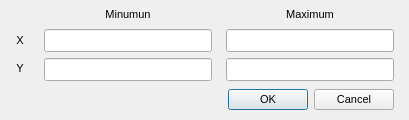
<?xml version="1.0" encoding="UTF-8"?>
<ui version="4.0">
 <class>QE_TWin_Scale_Select_Dialog</class>
 <widget class="QWidget" name="QE_TWin_Scale_Select_Dialog">
  <property name="geometry">
   <rect>
    <x>0</x>
    <y>0</y>
    <width>409</width>
    <height>120</height>
   </rect>
  </property>
  <property name="minimumSize">
   <size>
    <width>280</width>
    <height>120</height>
   </size>
  </property>
  <property name="maximumSize">
   <size>
    <width>800</width>
    <height>200</height>
   </size>
  </property>
  <property name="font">
   <font>
    <pointsize>8</pointsize>
   </font>
  </property>
  <property name="windowTitle">
   <string>Window Title</string>
  </property>
  <layout class="QGridLayout" name="gridLayout" columnstretch="0,1,1">
   <property name="leftMargin">
    <number>0</number>
   </property>
   <property name="topMargin">
    <number>6</number>
   </property>
   <property name="rightMargin">
    <number>4</number>
   </property>
   <property name="horizontalSpacing">
    <number>4</number>
   </property>
   <property name="verticalSpacing">
    <number>6</number>
   </property>
   <item row="0" column="2">
    <widget class="QLabel" name="label_2">
     <property name="minimumSize">
      <size>
       <width>100</width>
       <height>17</height>
      </size>
     </property>
     <property name="maximumSize">
      <size>
       <width>168</width>
       <height>17</height>
      </size>
     </property>
     <property name="text">
      <string>Maximum</string>
     </property>
     <property name="alignment">
      <set>Qt::AlignCenter</set>
     </property>
    </widget>
   </item>
   <item row="2" column="2">
    <widget class="QLineEdit" name="scaleTwoMaxEdit">
     <property name="minimumSize">
      <size>
       <width>100</width>
       <height>23</height>
      </size>
     </property>
     <property name="maximumSize">
      <size>
       <width>168</width>
       <height>23</height>
      </size>
     </property>
    </widget>
   </item>
   <item row="2" column="0">
    <widget class="QLabel" name="scaleTwoNameLabel">
     <property name="minimumSize">
      <size>
       <width>20</width>
       <height>17</height>
      </size>
     </property>
     <property name="maximumSize">
      <size>
       <width>20</width>
       <height>17</height>
      </size>
     </property>
     <property name="text">
      <string>Y</string>
     </property>
     <property name="alignment">
      <set>Qt::AlignCenter</set>
     </property>
    </widget>
   </item>
   <item row="2" column="1">
    <widget class="QLineEdit" name="scaleTwoMinEdit">
     <property name="minimumSize">
      <size>
       <width>100</width>
       <height>23</height>
      </size>
     </property>
     <property name="maximumSize">
      <size>
       <width>168</width>
       <height>23</height>
      </size>
     </property>
    </widget>
   </item>
   <item row="1" column="0">
    <widget class="QLabel" name="scaleOneNameLabel">
     <property name="minimumSize">
      <size>
       <width>20</width>
       <height>17</height>
      </size>
     </property>
     <property name="maximumSize">
      <size>
       <width>20</width>
       <height>17</height>
      </size>
     </property>
     <property name="text">
      <string>X</string>
     </property>
     <property name="alignment">
      <set>Qt::AlignCenter</set>
     </property>
    </widget>
   </item>
   <item row="1" column="1">
    <widget class="QLineEdit" name="scaleOneMinEdit">
     <property name="minimumSize">
      <size>
       <width>100</width>
       <height>23</height>
      </size>
     </property>
     <property name="maximumSize">
      <size>
       <width>168</width>
       <height>23</height>
      </size>
     </property>
    </widget>
   </item>
   <item row="1" column="2">
    <widget class="QLineEdit" name="scaleOneMaxEdit">
     <property name="minimumSize">
      <size>
       <width>100</width>
       <height>23</height>
      </size>
     </property>
     <property name="maximumSize">
      <size>
       <width>168</width>
       <height>23</height>
      </size>
     </property>
    </widget>
   </item>
   <item row="3" column="2">
    <widget class="QDialogButtonBox" name="buttonBox">
     <property name="minimumSize">
      <size>
       <width>50</width>
       <height>27</height>
      </size>
     </property>
     <property name="maximumSize">
      <size>
       <width>168</width>
       <height>16777215</height>
      </size>
     </property>
     <property name="standardButtons">
      <set>QDialogButtonBox::Cancel|QDialogButtonBox::Ok</set>
     </property>
    </widget>
   </item>
   <item row="0" column="1">
    <widget class="QLabel" name="label">
     <property name="minimumSize">
      <size>
       <width>100</width>
       <height>17</height>
      </size>
     </property>
     <property name="maximumSize">
      <size>
       <width>168</width>
       <height>17</height>
      </size>
     </property>
     <property name="text">
      <string>Minumun</string>
     </property>
     <property name="alignment">
      <set>Qt::AlignCenter</set>
     </property>
    </widget>
   </item>
  </layout>
 </widget>
 <tabstops>
  <tabstop>scaleOneMinEdit</tabstop>
  <tabstop>scaleOneMaxEdit</tabstop>
  <tabstop>scaleTwoMinEdit</tabstop>
  <tabstop>scaleTwoMaxEdit</tabstop>
  <tabstop>buttonBox</tabstop>
 </tabstops>
 <resources/>
 <connections/>
</ui>
